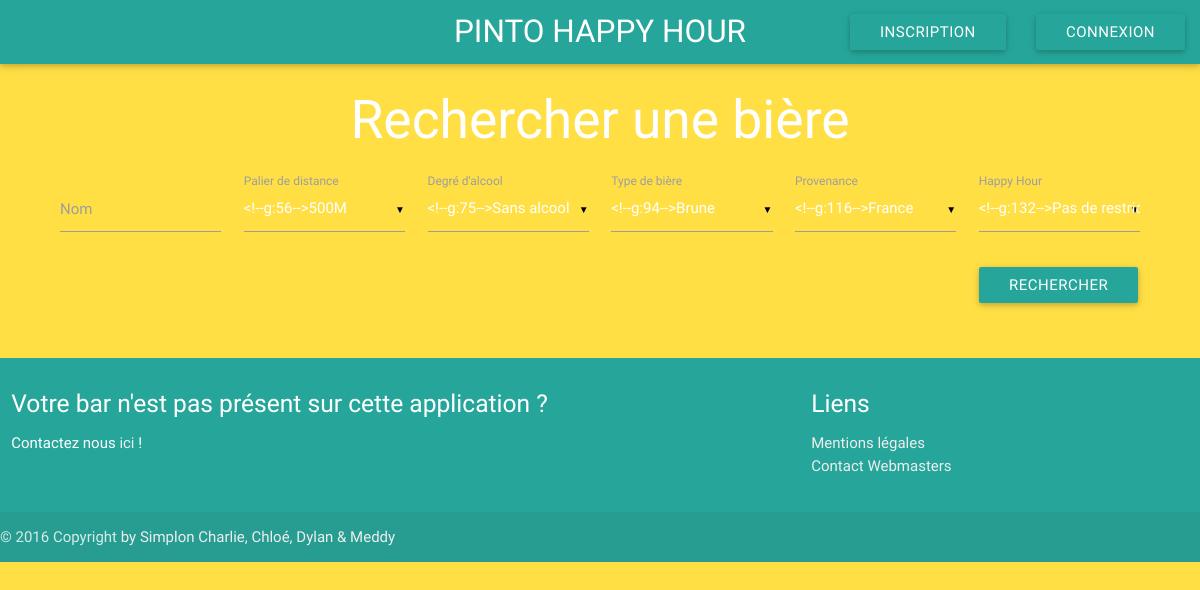
Before: /page/chercher_biere.php with the older database file.
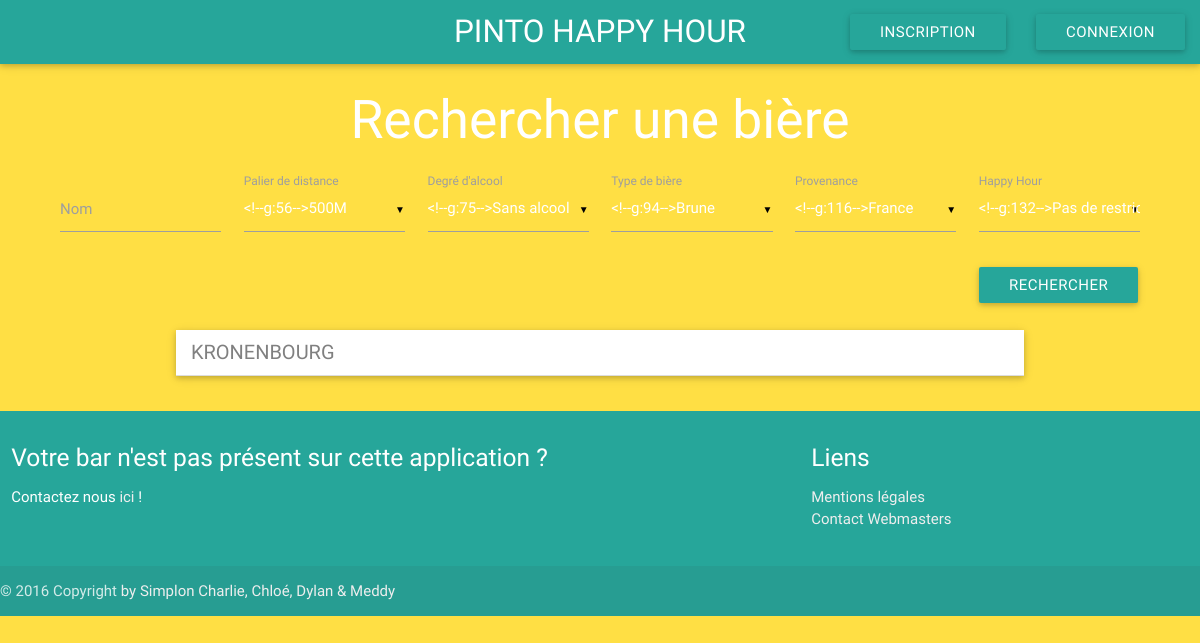
After: the same page with the newer database file.
### tables this page shows
CREATE TABLE IF NOT EXISTS `bieres` (
  `id_biere` int(10) unsigned NOT NULL AUTO_INCREMENT,
  `type_biere_id_type_biere` int(11) unsigned DEFAULT NULL,
  `pays_id_pays` int(11) unsigned DEFAULT NULL,
  `photos_id_photo` int(11) unsigned DEFAULT NULL,
  `nom_biere` varchar(255) DEFAULT NULL,
  `degree_biere` float DEFAULT NULL,
  `prix_normal` float DEFAULT NULL,
  `prix_happy` float DEFAULT NULL,
  `description` text,
  PRIMARY KEY (`id_biere`),
  KEY `type_biere_id_type_biere` (`type_biere_id_type_biere`),
  KEY `pays_id_pays` (`pays_id_pays`),
  KEY `photos_id_photo` (`photos_id_photo`)
);

### page/chercher_biere.php (the view, shortened to what this page needs)
<?php include("../config.php"); ?>
<?php include("header.php"); ?>
    <div class="container2">
        <h2 class="center-align">Rechercher une bière</h2>
        <div class="row">
            <form method="post" action="#">
                <div class="input-field col l2 s6">
                    <label for="nom">Nom</label>
                    <input type="text" name="nom" id="nom">
                </div>
                <div class="input-field col l2 s6">
                    <label for="Distance">Palier de distance</label>
                </div>
                <div class="input-field col l2 s6">
                    <label for="Degre"> Degré d'alcool </label>
                </div>
                <div class="input-field col l2 s6">
                    <label for="Type">Type de bière</label>
                </div>
                <div class="input-field col l2 s6">
                    <label for="Provenance">Provenance</label>
                </div>
                <div class="input-field col l2 s6">
                    <label for="Restriction">Happy Hour</label>
                </div>
                <div class="input-field col l1 s6 offset-l10 offset-s3">
                    <a class="waves-effect waves-light btn" type="submit" name="action">Rechercher</a>
                </div>
            </form>
        </div>
        <div class="row">
            <div class="col l10 offset-l1">
                <ul class="collapsible popout" data-collapsible="accordion">
                    <?php
                    $reponse = $bdd->query
                    ('SELECT id_biere, nom_type_biere, nom_pays, fichier, nom_biere, degree_biere, prix_normal, prix_happy, description
                    FROM bieres AS bieres
                    LEFT JOIN type_biere AS type_biere ON bieres.type_biere_id_type_biere = type_biere.id_type_biere
                    LEFT JOIN pays AS pays ON bieres.pays_id_pays = pays.id_pays
                    LEFT JOIN photos AS photos ON bieres.photos_id_photo = photos.id_photo
                    ');
                    while ($donnees = $reponse->fetch()) {
                        ?>
                        <li>
                            <div class="collapsible-header bar-font"><?php echo $donnees['nom_biere']; ?></div>
                        </li>
                        <?php
                    }
                    ?>
                </ul>
            </div>
        </div>
    </div>
<?php include("footer.php"); ?>

### page/header.php (shortened to what this page needs)
<!DOCTYPE html>
<html lang="en">
<head>
    <link rel="stylesheet" type="text/css" href="/PintoHH/materialize/materialize.css">
    <link rel="stylesheet" type="text/css" href="/PintoHH/feuille.css">
</head>
<body>
<nav>
    <div class="nav-wrapper">
        <a href="/PintoHH/index.php" class="brand-logo center">PINTO HAPPY HOUR</a>
        <ul class="right hide-on-med-and-down">
            <li><a class="waves-effect waves-light btn" href="/PintoHH/page/inscription.php">Inscription</a></li>
            <li><a class="waves-effect waves-light btn"  href="/PintoHH/page/connexion.php">Connexion</a></li>
        </ul>
    </div>
</nav>

### page/footer.php (shortened to what this page needs)
<footer class="page-footer">
    <div class="container">
        <div class="row">
            <div class="col l6 s12">
                <h5 class="white-text">Votre bar n'est pas présent sur cette application ?</h5>
                <p class="white-text">Contactez nous <a class="grey-text text-lighten-3" href="http://simplon.co/">ici</a> !</p>
            </div>
            <div class="col l4 offset-l2 s12">
                <h5 class="white-text" href="http://simplon.co/">Liens</h5>
                <ul>
                    <li><a class="grey-text text-lighten-3" href="http://simplon.co/">Mentions légales</a></li>
                    <li><a class="grey-text text-lighten-3" href="http://simplon.co/">Contact Webmasters</a></li>
                </ul>
            </div>
        </div>
    </div>
    <div class="footer-copyright">
        <div class="container">
            © 2016 Copyright <a class="grey-text text-lighten-3" href="http://simplon.co/"> by Simplon Charlie, Chloé, Dylan & Meddy </a>
        </div>
    </div>
</footer>
</body>
</html>

### feuille.css (style rules this page uses)
html { color:white; background-color: #ffdf44; font-family: 'Coming Soon', cursive; }
.container2 { margin: 0 auto; max-width: 1280px; width: 90%; }
@media only screen and (min-width: 601px) { .container2 { width: 90%; } }
@media only screen and (min-width: 993px) { .container2 { width: 90%; } }
@media only screen and (min-width: 993px) { .container2 .row { margin-left: -0.75rem; margin-right: -0.75rem; } }
@media only screen and (min-width: 993px) { .bar-font { color: grey; font-size: 20px; text-transform: uppercase; } }

Changed rows visible on the page:
added bieres: nom_biere "KRONENBOURG"
